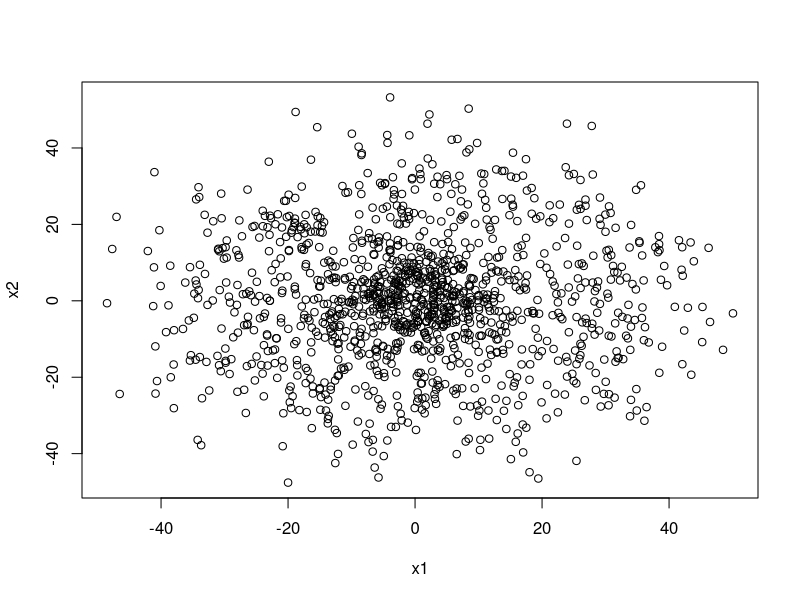
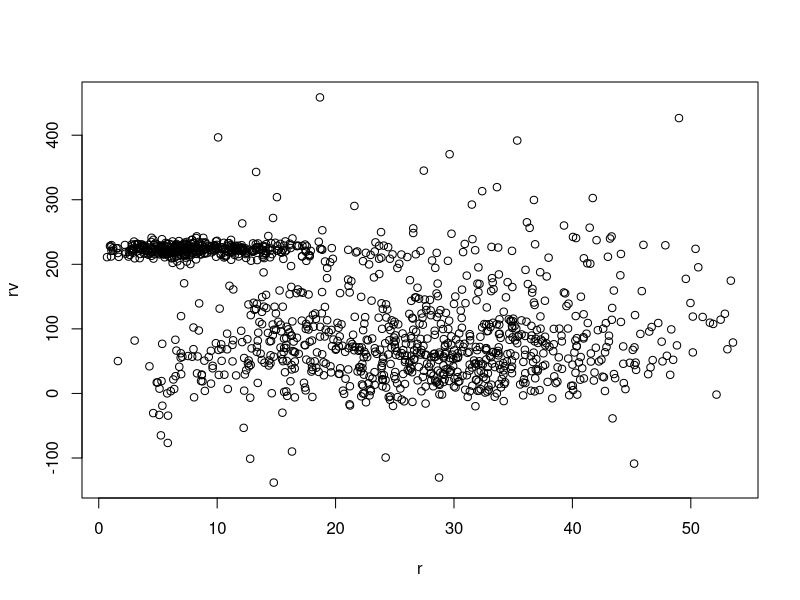
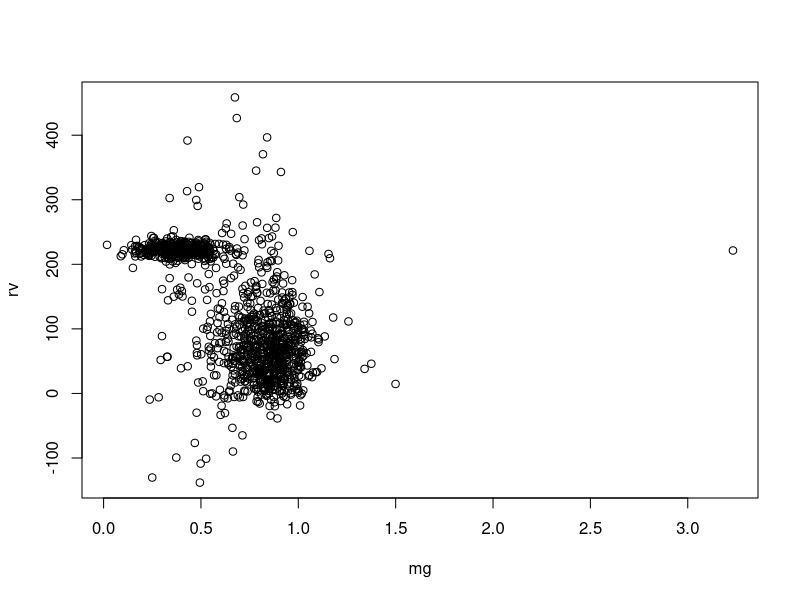
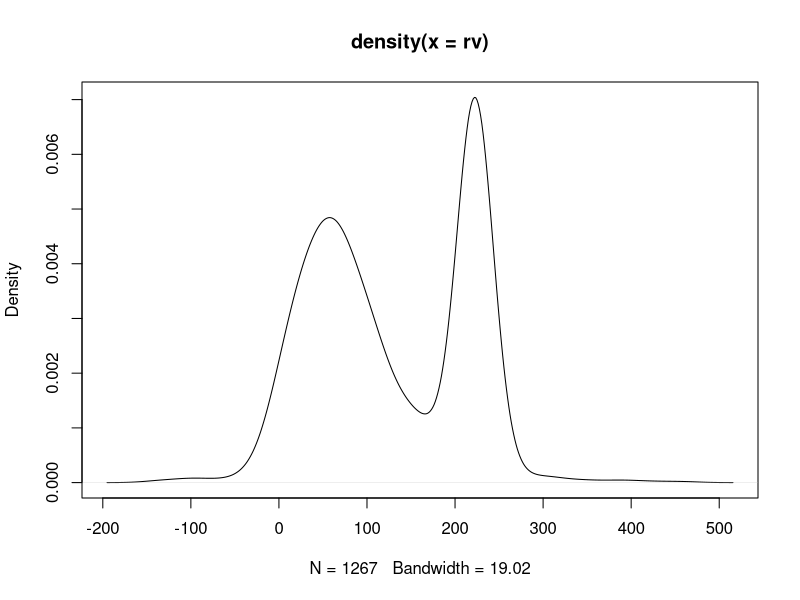

Source code (R) for these figures, in order:

data = read.table('carina.dat')


x = data[data$V8 + data$V9> 0,]
# x = x[x$V6 < 3,]
rv = x$V4; # represents the Radial velocity data of stars in the  Carina galaxy

rr = x$V1;
th = x$V2;
mg = x$V6;
x1 = rr*cos(th);  x2 = rr*sin(th);  
r = sqrt(x1^2 +x2^2);
plot(x1,x2)
plot(r,rv)
plot(mg, rv)

#plot(r,rv)



dens = density(rv);
plot(dens)

